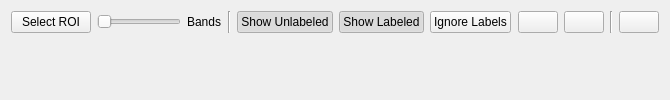
      <widget class="QWidget" name="mainPage">
       <layout class="QVBoxLayout" name="verticalLayout_3">
        <item>
         <layout class="QHBoxLayout" name="toolbarLayout">
          <item>
           <widget class="QPushButton" name="roiButton">
            <property name="toolTip">
             <string>specify a region of interest</string>
            </property>
            <property name="text">
             <string>Select ROI</string>
            </property>
            <property name="icon">
             <iconset resource="gerbil.qrc">
              <normaloff>:/toolbar/roi</normaloff>:/toolbar/roi</iconset>
            </property>
            <property name="iconSize">
             <size>
              <width>26</width>
              <height>16</height>
             </size>
            </property>
           </widget>
          </item>
          <item>
           <widget class="QSlider" name="bandsSlider">
            <property name="sizePolicy">
             <sizepolicy hsizetype="Preferred" vsizetype="Fixed">
              <horstretch>0</horstretch>
              <verstretch>0</verstretch>
             </sizepolicy>
            </property>
            <property name="minimumSize">
             <size>
              <width>40</width>
              <height>0</height>
             </size>
            </property>
            <property name="minimum">
             <number>1</number>
            </property>
            <property name="pageStep">
             <number>1</number>
            </property>
            <property name="tracking">
             <bool>false</bool>
            </property>
            <property name="orientation">
             <enum>Qt::Horizontal</enum>
            </property>
           </widget>
          </item>
          <item>
           <widget class="QLabel" name="bandsLabel">
            <property name="text">
             <string>Bands</string>
            </property>
           </widget>
          </item>
          <item>
           <widget class="Line" name="line">
            <property name="orientation">
             <enum>Qt::Vertical</enum>
            </property>
           </widget>
          </item>
          <item>
           <widget class="QPushButton" name="nonmarkButton">
            <property name="toolTip">
             <string>draw vectors of unlabeled pixels</string>
            </property>
            <property name="text">
             <string>Show Unlabeled</string>
            </property>
            <property name="checkable">
             <bool>true</bool>
            </property>
            <property name="checked">
             <bool>true</bool>
            </property>
           </widget>
          </item>
          <item>
           <widget class="QPushButton" name="markButton">
            <property name="toolTip">
             <string>draw vectors of labeled pixels</string>
            </property>
            <property name="text">
             <string>Show Labeled</string>
            </property>
            <property name="checkable">
             <bool>true</bool>
            </property>
            <property name="checked">
             <bool>true</bool>
            </property>
           </widget>
          </item>
          <item>
           <widget class="QPushButton" name="ignoreButton">
            <property name="toolTip">
             <string>draw all vectors label-free</string>
            </property>
            <property name="text">
             <string>Ignore Labels</string>
            </property>
            <property name="checkable">
             <bool>true</bool>
            </property>
           </widget>
          </item>
          <item>
           <spacer name="horizontalSpacer">
            <property name="orientation">
             <enum>Qt::Horizontal</enum>
            </property>
            <property name="sizeHint" stdset="0">
             <size>
              <width>1</width>
              <height>1</height>
             </size>
            </property>
           </spacer>
          </item>
          <item>
           <widget class="QPushButton" name="addButton">
            <property name="toolTip">
             <string>add to current label</string>
            </property>
            <property name="text">
             <string/>
            </property>
            <property name="icon">
             <iconset resource="gerbil.qrc">
              <normaloff>:/toolbar/add</normaloff>:/toolbar/add</iconset>
            </property>
            <property name="iconSize">
             <size>
              <width>16</width>
              <height>16</height>
             </size>
            </property>
           </widget>
          </item>
          <item>
           <widget class="QPushButton" name="remButton">
            <property name="toolTip">
             <string>remove from current label</string>
            </property>
            <property name="text">
             <string/>
            </property>
            <property name="icon">
             <iconset resource="gerbil.qrc">
              <normaloff>:/toolbar/remove</normaloff>:/toolbar/remove</iconset>
            </property>
            <property name="iconSize">
             <size>
              <width>16</width>
              <height>16</height>
             </size>
            </property>
           </widget>
          </item>
          <item>
           <widget class="Line" name="line_3">
            <property name="orientation">
             <enum>Qt::Vertical</enum>
            </property>
           </widget>
          </item>
          <item>
           <widget class="QPushButton" name="docksButton">
            <property name="toolTip">
             <string>select available dock windows</string>
            </property>
            <property name="text">
             <string/>
            </property>
            <property name="icon">
             <iconset resource="gerbil.qrc">
              <normaloff>:/toolbar/windows</normaloff>:/toolbar/windows</iconset>
            </property>
            <property name="iconSize">
             <size>
              <width>16</width>
              <height>16</height>
             </size>
            </property>
           </widget>
          </item>
         </layout>
        </item>
        <item>
         <widget class="multi_img_viewer" name="viewIMG" native="true">
          <property name="sizePolicy">
           <sizepolicy hsizetype="Preferred" vsizetype="Expanding">
            <horstretch>0</horstretch>
            <verstretch>1</verstretch>
           </sizepolicy>
          </property>
         </widget>
        </item>
        <item>
         <widget class="multi_img_viewer" name="viewIMGPCA" native="true">
          <property name="sizePolicy">
           <sizepolicy hsizetype="Preferred" vsizetype="Expanding">
            <horstretch>0</horstretch>
            <verstretch>1</verstretch>
           </sizepolicy>
          </property>
         </widget>
        </item>
        <item>
         <widget class="multi_img_viewer" name="viewGRAD" native="true">
          <property name="sizePolicy">
           <sizepolicy hsizetype="Preferred" vsizetype="Expanding">
            <horstretch>0</horstretch>
            <verstretch>1</verstretch>
           </sizepolicy>
          </property>
         </widget>
        </item>
        <item>
         <spacer name="verticalSpacer_5">
          <property name="orientation">
           <enum>Qt::Vertical</enum>
          </property>
          <property name="sizeType">
           <enum>QSizePolicy::Expanding</enum>
          </property>
          <property name="sizeHint" stdset="0">
           <size>
            <width>1</width>
            <height>1</height>
           </size>
          </property>
         </spacer>
        </item>
       </layout>
      </widget>
